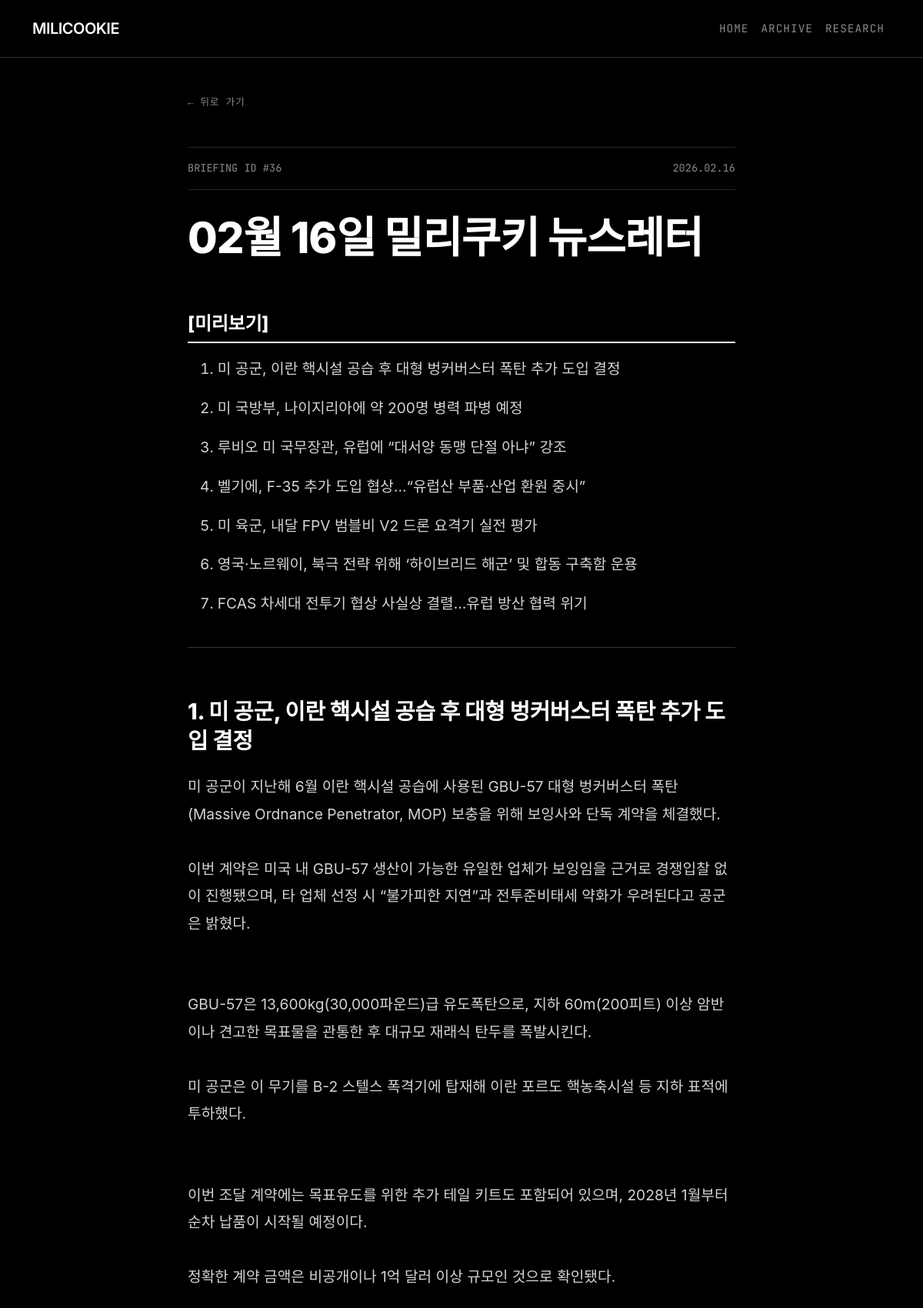
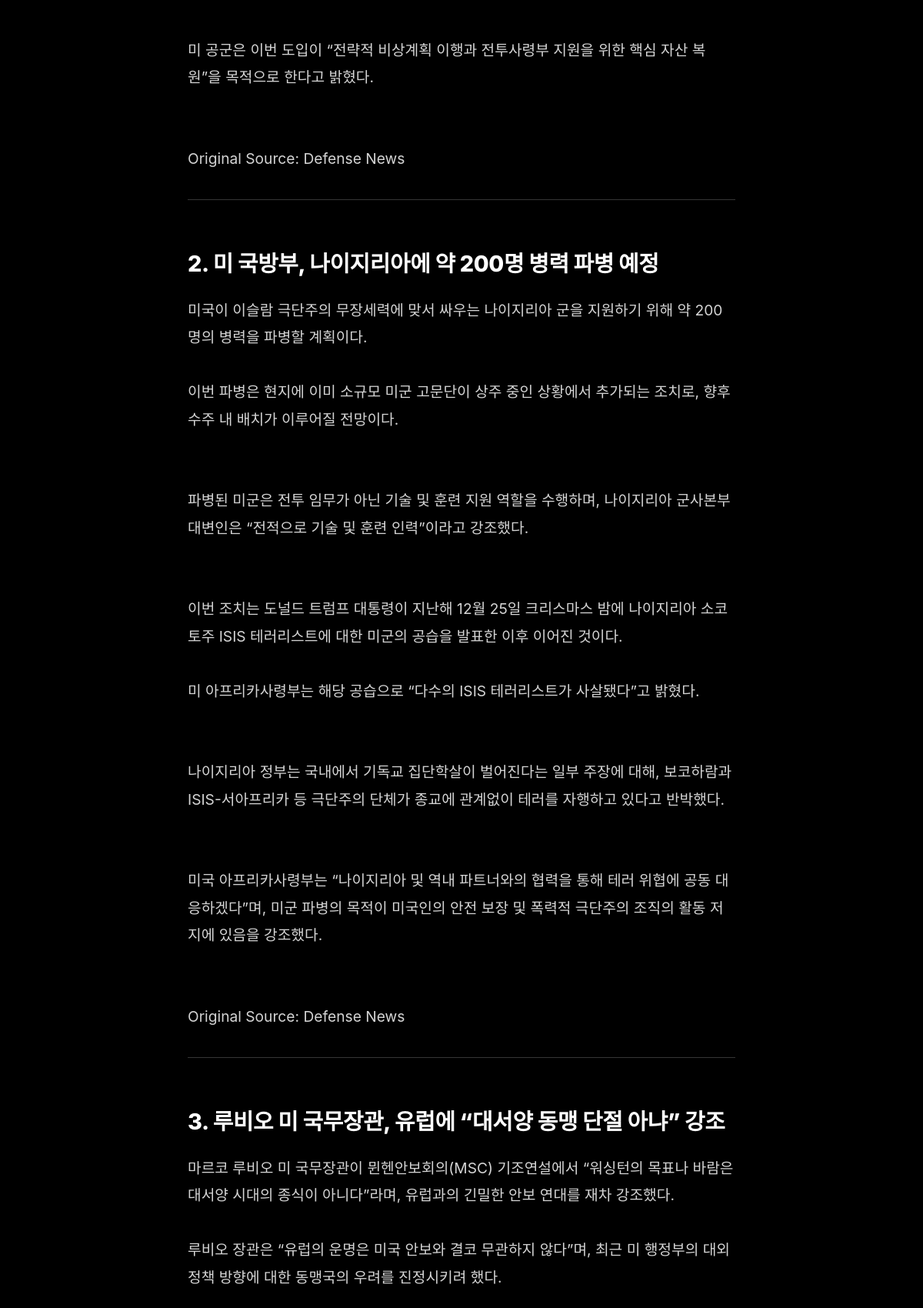
The page /archive/36/ (upper part) on the database its author committed (2 pictures, top to bottom).
### newsletters/models.py (models this page shows, shortened)
class Newsletter(models.Model):
    title = models.CharField(max_length=255)
    content = models.TextField(help_text="Full HTML content of the newsletter")
    summary = models.TextField(blank=True, help_text="Short summary for the archive list")
    published_at = models.DateTimeField(auto_now_add=True)
    sent_count = models.IntegerField(default=0, help_text="Number of subscribers this was sent to")
    class Meta:
        ordering = ['-published_at']

### newsletters/views.py (the view)
# urls.py: path('archive/<int:pk>/', NewsletterDetailView.as_view(), name='newsletter_detail'),
class NewsletterDetailView(DetailView):
    model = Newsletter
    template_name = 'newsletter_detail.html'
    context_object_name = 'newsletter'

### templates/newsletter_detail.html (shortened to what this page needs)
{% extends 'base.html' %}
{% block content %}
<div class="container py-5">
    <div class="detail-container">
        <div class="nav-utils">
            <a href="{% url 'archive' %}">뒤로 가기</a>
        </div>
        <header class="article-header">
            <div class="article-meta-top">
                <span>Briefing ID #{{ newsletter.id }}</span>
                <span>{{ newsletter.published_at|date:"Y.m.d" }}</span>
            </div>
            <h1 class="article-title">{{ newsletter.title }}</h1>
        </header>
        <article class="newsletter-content">
            {{ newsletter.content|safe }}
        </article>
    </div>
</div>
{% endblock %}

### templates/base.html (style rules this page uses)
:root { --bg-color: #000000; --surface-color: rgba(17, 17, 17, 0.8); --border-color: #333333; --text-primary: #ffffff; --text-secondary: #888888; --accent-color: #ffffff; }
body { font-family: 'Inter', -apple-system, BlinkMacSystemFont, sans-serif; background-color: var(--bg-color); color: var(--text-primary); line-height: 1.6; -webkit-font-smoothing: antialiased; overflow-x: hidden; }
h1, h2, h3, h4, h5, h6, .navbar-brand { font-family: 'Inter', sans-serif; font-weight: 600; letter-spacing: -0.5px; color: var(--text-primary); }

### templates/newsletter_detail.html (style rules this page uses)
.detail-container { max-width: 760px; margin: 0 auto; padding: 0 1.5rem; }
.nav-utils { margin-bottom: 3rem; font-family: 'JetBrains Mono', monospace; font-size: 0.8rem; letter-spacing: 0.05em; }
.nav-utils a { color: var(--text-secondary); text-decoration: none; transition: color 0.2s; display: inline-flex; align-items: center; }
.nav-utils a::before { content: '←'; margin-right: 8px; }
.article-header { margin-bottom: 4rem; text-align: left; }
.article-meta-top { border-top: 1px solid rgba(255,255,255,0.15); border-bottom: 1px solid rgba(255,255,255,0.15); padding: 1rem 0; margin-bottom: 2rem; display: flex; justify-content: space-between; align-items: center; color: var(--text-secondary); font-family: 'JetBrains Mono', monospace; font-size: 0.85rem; text-transform: uppercase; }
.article-title { font-size: clamp(2.5rem, 5vw, 3.5rem); font-weight: 800; line-height: 1.1; letter-spacing: -0.02em; color: #fff; margin-bottom: 0; }
.newsletter-content { font-size: 1.2rem; color: #d4d4d4; line-height: 1.85; font-family: -apple-system, BlinkMacSystemFont, "Pretendard", "Segoe UI", Roboto, "Helvetica Neue", Arial, sans-serif; }
.newsletter-content h1, .newsletter-content h2 { color: #fff; font-weight: 800; font-size: 1.8rem; margin-top: 4rem; margin-bottom: 1.5rem; line-height: 1.3; letter-spacing: -0.01em; }
.newsletter-content h1[style*="color: #1a1a1a"] { color: #ffffff !important; border-bottom-color: #ffffff !important; }
.newsletter-content p { margin-bottom: 1.8em; }
.newsletter-content ul, .newsletter-content ol { margin-bottom: 2em; padding-left: 0; list-style-position: inside; }
.newsletter-content li { margin-bottom: 0.8em; padding-left: 1rem; position: relative; }

### rows shown on the page
Newsletter: id "36", published_at "2026.02.16", title "02월 16일 밀리쿠키 뉴스레터", content "[미리보기] 미 공군, 이란 핵시설 공습 후 대형 벙커버스터 폭탄 추가 도입 결정 미 국방부, 나이지리아에 약 200명 병력 파병 예정 루비오 미 국무장관, 유럽에 “대서양 동맹 단절 아냐” 강조 벨기에, F-35 추가 도입 협상…“유럽산 부품·산업 환원 중시” 미 육군, 내달 FPV 범블비 V2 드론 요격기 실전 평가 영국·노르웨이, 북극 전략 위해 ‘하이브리드 해군’ 및 합동 구축함 운용 FCAS 차세대 전투기 협상 사실상 결렬…유럽 방산 협력 위기 1. 미 공군, 이란 핵시설 공습 후 대형 벙커버스터 폭탄 추가 도입 결정 미 공군이 지난해 6월 이란 핵시설 공습에 사용된 GBU-57 대형 벙커버스터 폭탄(Massive Ordnance Penetrator, MOP) 보충을 위해 보잉사와 단독 계약을 체결했다. 이번 계약은 미국 내 GBU-57 생산이 가능한 유일한 업체가 보잉임을 근거로 경쟁입찰 없이 진행됐으며, 타 업체 선정 시 “불가피한 지연”과 전투준비태세 약화가 우려된다고 공군은 밝혔다. GBU-57은 13,600kg(30,000파운드)급 유도폭탄으로, 지하 60m(200피트) 이상 암반이나 견고한 목표물을 관통한 후 대규모 재래식 탄두를 폭발시킨다. 미 공군은 이 무기를 B-2 스텔스 폭격기에 탑재해 이란 포르도 핵농축시설 등 지하 표적에 투하했다. 이번 조달 계약에는 목표유도를 위한 추가 테일 키트도 포함되어 있으며,…"
